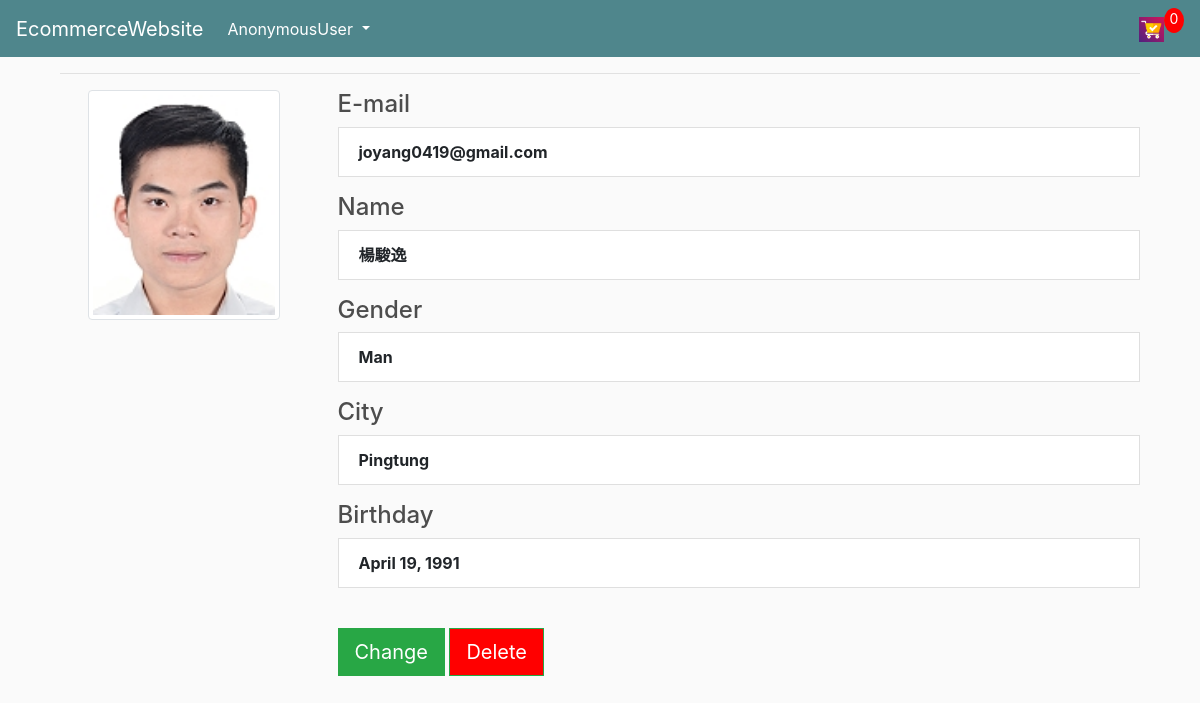
The page /accounts/profile/joyang0419@gmail.com on the database its author committed.
### accounts/models.py (models this page shows, shortened)
class User(AbstractBaseUser ,PermissionsMixin):
    name = models.CharField(max_length=20, null=False)
    email = models.EmailField(
        verbose_name='email address',
        max_length=255,
        unique=True,
    )
    gender_items = (('Man', 'Man'), ('Women',"Women"))
    gender = models.CharField(choices=gender_items,max_length=20, default='Man') # 使用選擇器
    city_items = (('New Taipei', 'New Taipei'), ('Taipei', 'taipei'), ('Yilan', 'Yilan'),
                  ('Taoyuan', 'Taoyuan'), ('Hsinchu', 'Hsinchu'), ('Miaoli', 'Miaoli'),
                  ('Taichung', 'Taichung'), ('Changhua', 'Changhua'), ('Nantou', 'Nantou'),
                  ('Yunlin', 'Yunlin'), ('Chiayi', 'Chiayi'), ('Tainan', 'Tainan'),
                  ('Kaohsiung', 'Kaohsiung'), ('Pingtung', 'Pingtung'), ('Taitung', 'Taitung'),
                  ('Hualien', 'Hualien'), ('Penghu', 'Penghu'), ('Kinmen', 'Kinmen'),
                  ('Lienchiang', 'Lienchiang'))
    city = models.CharField(choices=city_items,max_length=20, null=False) # 使用選擇器
    date_of_birth = models.DateField(null=False, default=timezone.now)
    image = models.ImageField(null=True, upload_to=user_image_filename)  # 上傳圖片
    registration_date = models.DateTimeField(auto_now_add=True) # 註冊的時間: 自動現在的時間
    is_active = models.BooleanField(default=True)
    is_admin = models.BooleanField(default=False)
    objects = MyUserManager() # 指定管理員
    USERNAME_FIELD = 'email'
    REQUIRED_FIELDS = ['date_of_birth']

### accounts/views.py (the view)
# urls.py: path('profile/<str:email>', views.UserDetailView.as_view(), name='profile'),  # profile # <str:email> 傳參數
class UserDetailView(DetailView): # 顯示profile
    template_name = 'profile.html'
    queryset = User.objects.all()
    def get_object(self):
        email_ = self.kwargs.get("email")
        return get_object_or_404(User, email=email_)
    def get_context_data(self, **kwargs):
        context = super().get_context_data(**kwargs)
        data = cartData(self.request)
        cartItems = data['cartItems']
        context['cartItems'] = data['cartItems']
        return context

### store/utils.py (called while the page is built, shortened)
def cookieCart(request):
    try:
        cart = json.loads(request.COOKIES['cart'])
    except:
        cart = {}
        print('CART:', cart)
    order_items = []
    order = {'get_cart_total': 0, 'get_cart_items': 0}
    cartItems = order['get_cart_items']
    return {'cartItems': cartItems, 'order': order, 'items': order_items}

def cartData(request):
    if request.user.is_authenticated:
        try: # 當尚未是customer時會當機
            user = User.objects.get(email=request.user)
            customer = Customer.objects.get(user=user)
            Order.objects.filter(customer=None).delete() # 找到一開始創造出來的delete
        except:
            customer = None
        order, created = Order.objects.get_or_create(customer=customer, complete=False)
        order_items = order.orderitem_set.all() # 訂單的所有品項
        cartItems = order.get_cart_items # 算出有幾件品項
    else:
        cookieData = cookieCart(request)
        cartItems = cookieData['cartItems']
        order = cookieData['order']
        order_items = cookieData['items']
    return {'cartItems': cartItems, 'order': order, 'items': order_items}

### accounts/templates/profile.html (shortened to what this page needs)
{% extends './store/main.html' %}
{% load static %}
{% block content %}
<div class="container bootstrap snippet">
<hr>
    <div class="row">
      <div class="col-sm-3">
        <div class="text-center">
          <img src="{{object.image.url}}" class="avatar img-circle img-thumbnail" alt="avatar" height="192px" width="192px">
        </div><br>
      </div>
      <div class="col-sm-9">
          <div class="tab-content">
            <div class="tab-pane active" id="home">
                    <div class="form-group">
                          <div class="col-xs-6">
                              <h4>E-mail</h4>
                              <li class="list-group-item text-left"><span class="pull-left"><strong>{{object.email}}</strong></span></li>
                          </div>
                      </div>
                      <div class="form-group">
                          <div class="col-xs-6">
                              <h4>Name</h4>
                              <li class="list-group-item text-left"><span class="pull-left"><strong>{{object.name}}</strong></span></li>
                          </div>
                      </div>
                      <div class="form-group">
                          <div class="col-xs-6">
                              <h4>Gender</h4>
                              <li class="list-group-item text-left"><span class="pull-left"><strong>{{object.gender}}</strong></span></li>
                          </div>
                      </div>
                      <div class="form-group">
                          <div class="col-xs-6">
                              <h4>City</h4>
                              <li class="list-group-item text-left"><span class="pull-left"><strong>{{object.city}}</strong></span></li>
                          </div>
                      </div>
                      <div class="form-group">
                          <div class="col-xs-6">
                              <h4>Birthday</h4>
                            <li class="list-group-item text-left"><span class="pull-left"><strong>{{object.date_of_birth}}</strong></span></li>
                          </div>
                      </div>
                      <div class="form-group">
                           <div class="col-xs-12">
                                <br>
                               <a href="../profile/{{object.email}}/update"><button class="btn btn-lg btn-success" type="Change"> Change</button></a>
                               <a onclick="javascript:return del()"><button class="btn btn-lg btn-success" type="Delete" style="background:red;"> Delete</button></a>
        </div>
{% endblock content %}

### staticfiles/css/main.css (style rules this page uses)
body { background-color: hsl(0, 0%, 98%); }
h1,h2,h3,h4,h5,h6 { color:hsl(0, 0%, 30%); }
.btn { border-radius: 0; }

### rows shown on the page
User: image (picture), email "joyang0419@gmail.com", name "楊駿逸", gender "Man", city "Pingtung", date_of_birth "April 19, 1991"

### other values the page prints
{{ request.user }} "AnonymousUser"
{{ cartItems }} "0"
